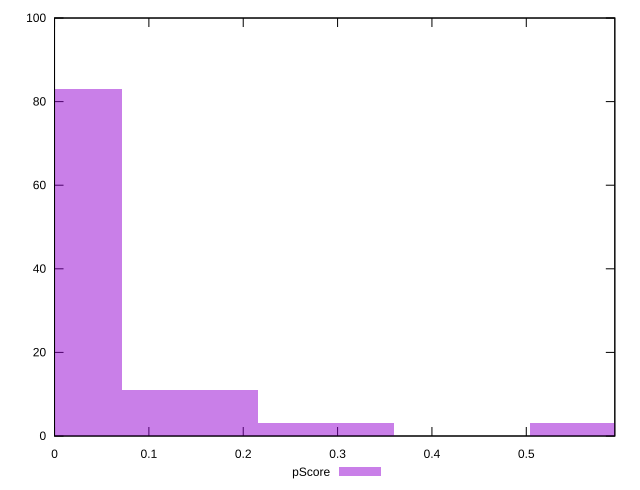

Write gnuplot code to recreate this figure.
reset

$pScore <<EOF
0 83
0.14403952795949523 11
0.28807905591899047 3
0.5761581118379809 3
EOF

set key outside below
set boxwidth 0.14403952795949523
set xrange [2.0627943797535409e-13:0.5938434653326802]
set yrange [0:100]
set trange [0:100]
set style fill transparent solid 0.5 noborder
set terminal svg size 640, 490 enhanced background rgb 'white'
set output "report_00014_2021-02-09T15:56:05.503Z/estimated-input-latency/samples/pages+cached/pScore/histogram.svg"

plot $pScore title "pScore" with boxes

reset
